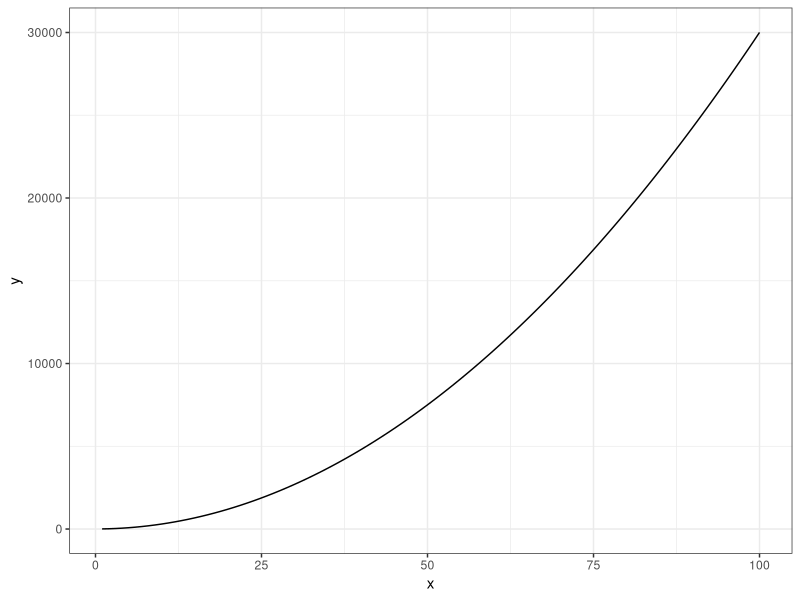
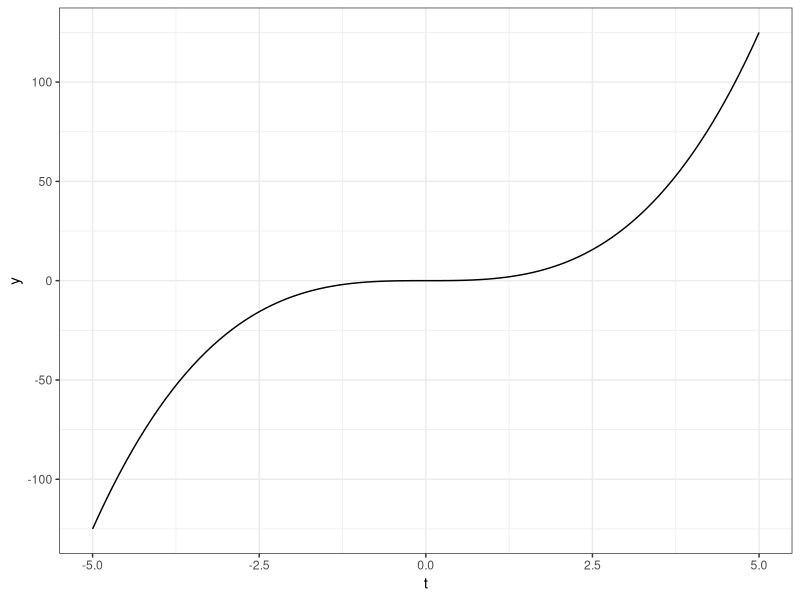
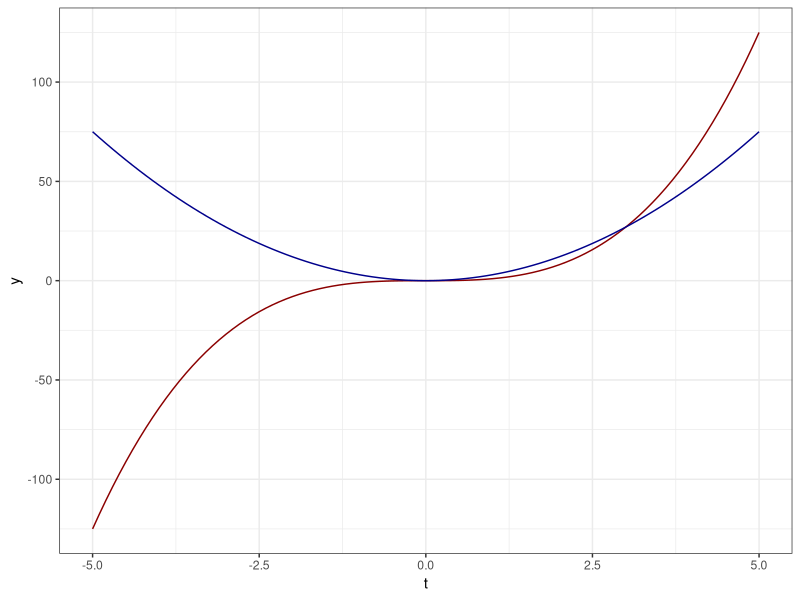

R code for these plots, in order:
##########
##~~~~~~~~~~~~~~~~~~~~~~~~~~~~~~~~~~~~~~~~~~~~~~~~~~~~~~~~~~~~~~~~~~~~~~~~~~~~~~
##                                                                            --
##----------------------- PARTIAL DERIVATIVE PRACTICE---------------------------
##                                                                            --
##~~~~~~~~~~~~~~~~~~~~~~~~~~~~~~~~~~~~~~~~~~~~~~~~~~~~~~~~~~~~~~~~~~~~~~~~~~~~~~

#rm(list = ls())

library(tidyverse)
eq1 <- function(x){
  3 * x^2 + 4
  
}

#create values to evaluate function over
my_df_range <- data.frame(x = c(1, 100))

#plot as continuous curve over specific range using geom_function()
my_df_range %>% ggplot(aes(x = x)) + geom_function(fun = eq1) + theme_bw()

#..................example plotting derivatives..................
ct <- function(t){
  t^3
}

#create values to evaluate function over
my_df_range_2 <- data.frame(t = c(-5, 5))

#plot as continuous curve over specific range using geom_function()
my_df_range_2 %>% ggplot(aes(x = t)) + geom_function(fun = ct) + theme_bw()

## find derivative
d_ct <- D(expr = expression(t^3), name = "t")
d_ct

dc_dt_fun <- function(t){
  3* t^2
}

my_df_range_2 %>% ggplot(aes(x = t)) + geom_function(fun = ct, col = "darkred") + 
  geom_function(fun = dc_dt_fun, col = "darkblue")+ theme_bw()

#......................partial derivatives.......................

#create expression
f_xyz <- expression(2*x*y - 3*x^2*z^3)

#partial derivative with respect to x
df_dx <- D(expr = f_xyz, name = "x")

#partial derivative with respect to z
df_dx <- D(expr = f_xyz, name = "z")


# INSTRUCTIONS: save, stage (check box file in git tab), commit with description, push







